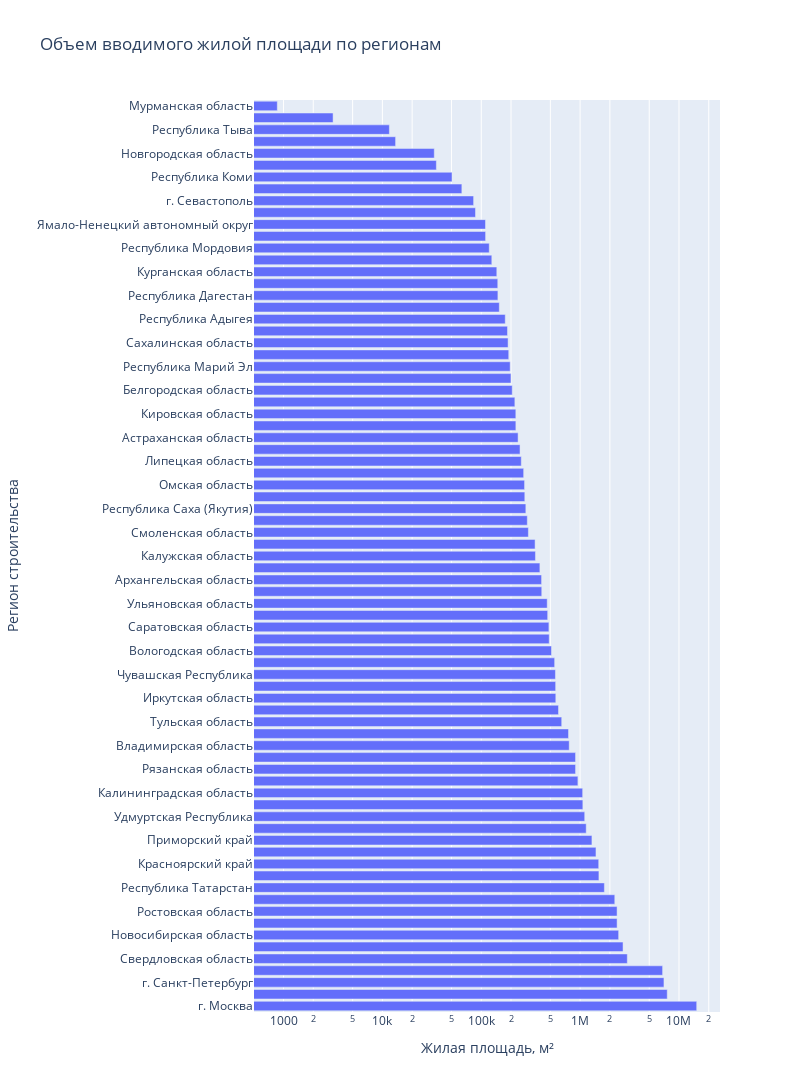

The code cell stored with this chart in its notebook:
### Code cell
fig = px.bar(data_s_region, y='Регион строительства', x='Жилая площадь, м²',log_x=True, title='Объем вводимого жилой площади по регионам', width=800, height=1600)
fig.show()

### Figure 1 — Plotly figure (JSON) as saved in the notebook; plotly's stock layout.template omitted (floating-point values rounded to 4 significant figures)
{"data": [{"alignmentgroup": "True", "hovertemplate": "Жилая площадь, м²=%{x}<br>Регион строительства=%{y}<extra></extra>", "legendgroup": "", "marker": {"color": "#636efa", "pattern": {"shape": ""}}, "name": "", "offsetgroup": "", "orientation": "h", "showlegend": false, "textposition": "auto", "type": "bar", "x": [15110000.0, 7606000.0, 7045000.0, 6828000.0, 3000000.0, 2717000.0, 2453000.0, 2366000.0, 2365000.0, 2242000.0, 1760000.0, 1549000.0, 1542000.0, 1447000.0, 1317000.0, 1152000.0, 1113000.0, 1065000.0, 1061000.0, 949500.0, 899300.0, 898900.0, 775800.0, 763100.0, 651400.0, 604400.0, 567500.0, 565500.0, 562800.0, 552600.0, 513400.0, 486700.0, 483500.0, 469700.0, 464700.0, 409100.0, 407500.0, 391800.0, 353300.0, 350400.0, 299700.0, 292300.0, 282400.0, 275800.0, 274200.0, 268500.0, 254000.0, 246800.0, 235800.0, 223900.0, 223700.0, 218718, 205800.0, 199700.0, 196200.0, 189700.0, 186800.0, 184200.0, 174900.0, 152300.0, 147400.0, 146900.0, 143600.0, 127900.0, 120400.0, 110600.0, 110400.0, 87470.0, 83680.0, 63650.0, 50600.0, 35150.0, 33470.0, 13600.0, 11760.0, 3171.0, 865.1], "xaxis": "x", "y": ["г. Москва", "Московская область", "г. Санкт-Петербург", "Краснодарский край", "Свердловская область", "Ленинградская область", "Новосибирская область", "Республика Башкортостан", "Ростовская область", "Тюменская область", "Республика Татарстан", "Воронежская область", "Красноярский край", "Самарская область", "Приморский край", "Пермский край", "Удмуртская Республика", "Нижегородская область", "Калининградская область", "Пензенская область", "Рязанская область", "Ставропольский край", "Владимирская область", "Челябинская область", "Тульская область", "Алтайский край", "Иркутская область", "Волгоградская область", "Чувашская Республика", "Ярославская область", "Вологодская область", "Хабаровский край", "Саратовская область", "Кемеровская область", "Ульяновская область", "Брянская область", "Архангельская область", "Ханты-Мансийский автономный округ — Югра", "Калужская область", "Тверская область", "Смоленская область", "Оренбургская область", "Республика Саха (Якутия)", "Орловская область", "Омская область", "Курская область", "Липецкая область", "Республика Бурятия", "Астраханская область", "Тамбовская область", "Кировская область", "Ивановская область", "Белгородская область", "Республика Северная Осетия — Алания", "Республика Марий Эл", "Томская область", "Сахалинская область", "Псковская область", "Республика Адыгея", "Республика Хакасия", "Республика Дагестан", "Республика Карелия", "Курганская область", "Амурская область", "Республика Мордовия", "Костромская область", "Ямало-Ненецкий автономный округ", "Кабардино-Балкарская Республика", "г. Севастополь", "Забайкальский край", "Республика Коми", "Республика Калмыкия", "Новгородская область", "Республика Алтай (Горный Алтай)", "Республика Тыва", "Магаданская область", "Мурманская область"], "yaxis": "y"}], "layout": {"barmode": "relative", "height": 1600, "legend": {"tracegroupgap": 0}, "title": {"text": "Объем вводимого жилой площади по регионам"}, "width": 800, "xaxis": {"anchor": "y", "domain": [0, 1], "title": {"text": "Жилая площадь, м²"}, "type": "log"}, "yaxis": {"anchor": "x", "domain": [0, 1], "title": {"text": "Регион строительства"}}}}
